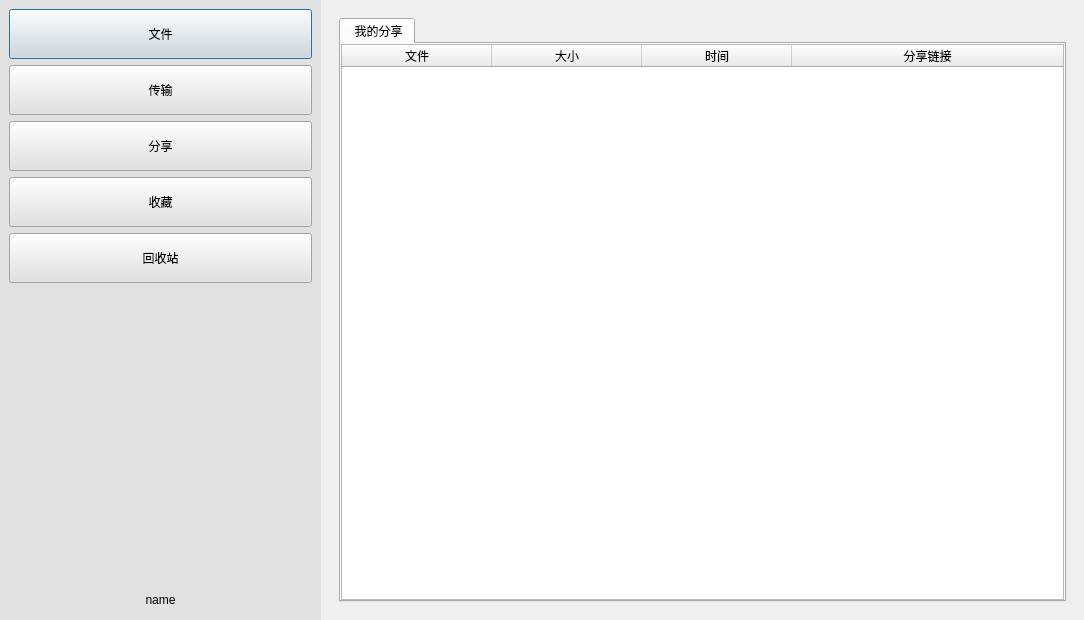
<?xml version="1.0" encoding="UTF-8"?>
<ui version="4.0">
 <class>LoginDialog</class>
 <widget class="QDialog" name="LoginDialog">
  <property name="geometry">
   <rect>
    <x>0</x>
    <y>0</y>
    <width>1084</width>
    <height>620</height>
   </rect>
  </property>
  <property name="windowTitle">
   <string>Dialog</string>
  </property>
  <layout class="QHBoxLayout" name="horizontalLayout">
   <property name="spacing">
    <number>0</number>
   </property>
   <property name="leftMargin">
    <number>0</number>
   </property>
   <property name="topMargin">
    <number>0</number>
   </property>
   <property name="rightMargin">
    <number>0</number>
   </property>
   <property name="bottomMargin">
    <number>0</number>
   </property>
   <item>
    <widget class="QWidget" name="widget" native="true">
     <property name="minimumSize">
      <size>
       <width>321</width>
       <height>0</height>
      </size>
     </property>
     <property name="maximumSize">
      <size>
       <width>321</width>
       <height>16777215</height>
      </size>
     </property>
     <property name="styleSheet">
      <string notr="true">background-color: rgb(225, 225, 225);</string>
     </property>
     <layout class="QVBoxLayout" name="verticalLayout">
      <item>
       <widget class="QPushButton" name="pb_file">
        <property name="minimumSize">
         <size>
          <width>0</width>
          <height>50</height>
         </size>
        </property>
        <property name="text">
         <string>文件</string>
        </property>
        <property name="icon">
         <iconset resource="resource.qrc">
          <normaloff>:/images/file.png</normaloff>:/images/file.png</iconset>
        </property>
        <property name="iconSize">
         <size>
          <width>36</width>
          <height>36</height>
         </size>
        </property>
       </widget>
      </item>
      <item>
       <widget class="QPushButton" name="pb_tram">
        <property name="minimumSize">
         <size>
          <width>0</width>
          <height>50</height>
         </size>
        </property>
        <property name="text">
         <string>传输</string>
        </property>
        <property name="icon">
         <iconset resource="resource.qrc">
          <normaloff>:/images/transmit.ico</normaloff>:/images/transmit.ico</iconset>
        </property>
        <property name="iconSize">
         <size>
          <width>36</width>
          <height>36</height>
         </size>
        </property>
       </widget>
      </item>
      <item>
       <widget class="QPushButton" name="pb_share">
        <property name="minimumSize">
         <size>
          <width>0</width>
          <height>50</height>
         </size>
        </property>
        <property name="text">
         <string>分享</string>
        </property>
        <property name="icon">
         <iconset resource="resource.qrc">
          <normaloff>:/images/share.png</normaloff>:/images/share.png</iconset>
        </property>
        <property name="iconSize">
         <size>
          <width>36</width>
          <height>36</height>
         </size>
        </property>
       </widget>
      </item>
      <item>
       <widget class="QPushButton" name="pb_star">
        <property name="minimumSize">
         <size>
          <width>0</width>
          <height>50</height>
         </size>
        </property>
        <property name="text">
         <string>收藏</string>
        </property>
       </widget>
      </item>
      <item>
       <widget class="QPushButton" name="pb_recyle">
        <property name="minimumSize">
         <size>
          <width>199</width>
          <height>50</height>
         </size>
        </property>
        <property name="maximumSize">
         <size>
          <width>16777215</width>
          <height>50</height>
         </size>
        </property>
        <property name="text">
         <string>回收站</string>
        </property>
       </widget>
      </item>
      <item>
       <spacer name="verticalSpacer">
        <property name="orientation">
         <enum>Qt::Vertical</enum>
        </property>
        <property name="sizeHint" stdset="0">
         <size>
          <width>20</width>
          <height>258</height>
         </size>
        </property>
       </spacer>
      </item>
      <item>
       <widget class="QPushButton" name="pb_name">
        <property name="text">
         <string>name</string>
        </property>
        <property name="icon">
         <iconset resource="resource.qrc">
          <normaloff>:/face/btn_avatar_a54.png</normaloff>:/face/btn_avatar_a54.png</iconset>
        </property>
        <property name="iconSize">
         <size>
          <width>36</width>
          <height>36</height>
         </size>
        </property>
        <property name="flat">
         <bool>true</bool>
        </property>
       </widget>
      </item>
     </layout>
    </widget>
   </item>
   <item>
    <widget class="QWidget" name="wg_content" native="true">
     <layout class="QVBoxLayout" name="verticalLayout_2">
      <item>
       <widget class="QStackedWidget" name="sw_page">
        <property name="currentIndex">
         <number>2</number>
        </property>
        <widget class="QWidget" name="qwg_file">
         <layout class="QVBoxLayout" name="verticalLayout_3">
          <property name="spacing">
           <number>0</number>
          </property>
          <property name="leftMargin">
           <number>0</number>
          </property>
          <property name="topMargin">
           <number>0</number>
          </property>
          <property name="rightMargin">
           <number>0</number>
          </property>
          <property name="bottomMargin">
           <number>0</number>
          </property>
          <item>
           <widget class="QWidget" name="wg_tool" native="true">
            <property name="minimumSize">
             <size>
              <width>741</width>
              <height>52</height>
             </size>
            </property>
            <property name="maximumSize">
             <size>
              <width>741</width>
              <height>52</height>
             </size>
            </property>
            <layout class="QHBoxLayout" name="horizontalLayout_2">
             <item>
              <widget class="QPushButton" name="pb_pre">
               <property name="minimumSize">
                <size>
                 <width>30</width>
                 <height>30</height>
                </size>
               </property>
               <property name="text">
                <string>&lt;</string>
               </property>
               <property name="autoDefault">
                <bool>true</bool>
               </property>
               <property name="flat">
                <bool>true</bool>
               </property>
              </widget>
             </item>
             <item>
              <widget class="QPushButton" name="pb_next">
               <property name="minimumSize">
                <size>
                 <width>30</width>
                 <height>30</height>
                </size>
               </property>
               <property name="text">
                <string>&gt;</string>
               </property>
               <property name="autoDefault">
                <bool>true</bool>
               </property>
               <property name="flat">
                <bool>true</bool>
               </property>
              </widget>
             </item>
             <item>
              <widget class="QLabel" name="lb_find">
               <property name="minimumSize">
                <size>
                 <width>361</width>
                 <height>29</height>
                </size>
               </property>
               <property name="text">
                <string>/</string>
               </property>
              </widget>
             </item>
             <item>
              <spacer name="horizontalSpacer">
               <property name="orientation">
                <enum>Qt::Horizontal</enum>
               </property>
               <property name="sizeHint" stdset="0">
                <size>
                 <width>200</width>
                 <height>20</height>
                </size>
               </property>
              </spacer>
             </item>
             <item>
              <widget class="QPushButton" name="pb_find">
               <property name="minimumSize">
                <size>
                 <width>30</width>
                 <height>30</height>
                </size>
               </property>
               <property name="text">
                <string/>
               </property>
               <property name="icon">
                <iconset resource="resource.qrc">
                 <normaloff>:/images/search.png</normaloff>:/images/search.png</iconset>
               </property>
               <property name="autoDefault">
                <bool>true</bool>
               </property>
               <property name="flat">
                <bool>true</bool>
               </property>
              </widget>
             </item>
             <item>
              <widget class="QPushButton" name="pb_addfile">
               <property name="minimumSize">
                <size>
                 <width>30</width>
                 <height>30</height>
                </size>
               </property>
               <property name="text">
                <string/>
               </property>
               <property name="icon">
                <iconset resource="resource.qrc">
                 <normaloff>:/images/addFile.png</normaloff>:/images/addFile.png</iconset>
               </property>
               <property name="autoDefault">
                <bool>true</bool>
               </property>
               <property name="flat">
                <bool>true</bool>
               </property>
              </widget>
             </item>
            </layout>
           </widget>
          </item>
          <item>
           <widget class="QWidget" name="widget_4" native="true">
            <layout class="QVBoxLayout" name="verticalLayout_4">
             <property name="spacing">
              <number>0</number>
             </property>
             <property name="leftMargin">
              <number>0</number>
             </property>
             <property name="topMargin">
              <number>0</number>
             </property>
             <property name="rightMargin">
              <number>0</number>
             </property>
             <property name="bottomMargin">
              <number>0</number>
             </property>
             <item>
              <widget class="QTableWidget" name="twg_content">
               <property name="minimumSize">
                <size>
                 <width>731</width>
                 <height>531</height>
                </size>
               </property>
               <property name="contextMenuPolicy">
                <enum>Qt::CustomContextMenu</enum>
               </property>
               <property name="editTriggers">
                <set>QAbstractItemView::NoEditTriggers</set>
               </property>
               <property name="selectionBehavior">
                <enum>QAbstractItemView::SelectRows</enum>
               </property>
               <attribute name="horizontalHeaderDefaultSectionSize">
                <number>200</number>
               </attribute>
               <attribute name="horizontalHeaderStretchLastSection">
                <bool>true</bool>
               </attribute>
               <attribute name="verticalHeaderVisible">
                <bool>false</bool>
               </attribute>
               <column>
                <property name="text">
                 <string>文件</string>
                </property>
               </column>
               <column>
                <property name="text">
                 <string>大小</string>
                </property>
               </column>
               <column>
                <property name="text">
                 <string>时间</string>
                </property>
               </column>
              </widget>
             </item>
            </layout>
           </widget>
          </item>
         </layout>
        </widget>
        <widget class="QWidget" name="qwg_tram">
         <layout class="QVBoxLayout" name="verticalLayout_5">
          <item>
           <widget class="QTabWidget" name="tabWidget">
            <property name="currentIndex">
             <number>2</number>
            </property>
            <widget class="QWidget" name="wg_upload">
             <attribute name="title">
              <string>上传中</string>
             </attribute>
             <layout class="QVBoxLayout" name="verticalLayout_6">
              <property name="spacing">
               <number>0</number>
              </property>
              <property name="leftMargin">
               <number>0</number>
              </property>
              <property name="topMargin">
               <number>0</number>
              </property>
              <property name="rightMargin">
               <number>0</number>
              </property>
              <property name="bottomMargin">
               <number>0</number>
              </property>
              <item>
               <widget class="QTableWidget" name="twg_upload">
                <property name="contextMenuPolicy">
                 <enum>Qt::CustomContextMenu</enum>
                </property>
                <property name="editTriggers">
                 <set>QAbstractItemView::NoEditTriggers</set>
                </property>
                <property name="selectionBehavior">
                 <enum>QAbstractItemView::SelectRows</enum>
                </property>
                <attribute name="horizontalHeaderDefaultSectionSize">
                 <number>120</number>
                </attribute>
                <attribute name="horizontalHeaderStretchLastSection">
                 <bool>true</bool>
                </attribute>
                <attribute name="verticalHeaderVisible">
                 <bool>false</bool>
                </attribute>
                <column>
                 <property name="text">
                  <string>文件</string>
                 </property>
                </column>
                <column>
                 <property name="text">
                  <string>大小</string>
                 </property>
                </column>
                <column>
                 <property name="text">
                  <string>时间</string>
                 </property>
                </column>
                <column>
                 <property name="text">
                  <string>速率</string>
                 </property>
                </column>
                <column>
                 <property name="text">
                  <string>进度</string>
                 </property>
                </column>
                <column>
                 <property name="text">
                  <string/>
                 </property>
                </column>
               </widget>
              </item>
             </layout>
            </widget>
            <widget class="QWidget" name="wg_download">
             <attribute name="title">
              <string>下载中</string>
             </attribute>
             <layout class="QVBoxLayout" name="verticalLayout_7">
              <property name="spacing">
               <number>0</number>
              </property>
              <property name="leftMargin">
               <number>0</number>
              </property>
              <property name="topMargin">
               <number>0</number>
              </property>
              <property name="rightMargin">
               <number>0</number>
              </property>
              <property name="bottomMargin">
               <number>0</number>
              </property>
              <item>
               <widget class="QTableWidget" name="twg_download">
                <property name="contextMenuPolicy">
                 <enum>Qt::CustomContextMenu</enum>
                </property>
                <property name="editTriggers">
                 <set>QAbstractItemView::NoEditTriggers</set>
                </property>
                <property name="selectionBehavior">
                 <enum>QAbstractItemView::SelectRows</enum>
                </property>
                <attribute name="horizontalHeaderDefaultSectionSize">
                 <number>120</number>
                </attribute>
                <attribute name="horizontalHeaderStretchLastSection">
                 <bool>true</bool>
                </attribute>
                <attribute name="verticalHeaderVisible">
                 <bool>false</bool>
                </attribute>
                <column>
                 <property name="text">
                  <string>文件</string>
                 </property>
                </column>
                <column>
                 <property name="text">
                  <string>大小</string>
                 </property>
                </column>
                <column>
                 <property name="text">
                  <string>时间</string>
                 </property>
                </column>
                <column>
                 <property name="text">
                  <string>速率</string>
                 </property>
                </column>
                <column>
                 <property name="text">
                  <string>进度</string>
                 </property>
                </column>
                <column>
                 <property name="text">
                  <string/>
                 </property>
                </column>
               </widget>
              </item>
             </layout>
            </widget>
            <widget class="QWidget" name="wg_finish">
             <attribute name="title">
              <string>  已完成</string>
             </attribute>
             <layout class="QVBoxLayout" name="verticalLayout_8">
              <property name="spacing">
               <number>0</number>
              </property>
              <property name="leftMargin">
               <number>0</number>
              </property>
              <property name="topMargin">
               <number>0</number>
              </property>
              <property name="rightMargin">
               <number>0</number>
              </property>
              <property name="bottomMargin">
               <number>0</number>
              </property>
              <item>
               <widget class="QTableWidget" name="twg_finish">
                <property name="contextMenuPolicy">
                 <enum>Qt::CustomContextMenu</enum>
                </property>
                <property name="midLineWidth">
                 <number>2</number>
                </property>
                <property name="editTriggers">
                 <set>QAbstractItemView::NoEditTriggers</set>
                </property>
                <property name="dragDropMode">
                 <enum>QAbstractItemView::NoDragDrop</enum>
                </property>
                <property name="selectionBehavior">
                 <enum>QAbstractItemView::SelectRows</enum>
                </property>
                <attribute name="horizontalHeaderDefaultSectionSize">
                 <number>180</number>
                </attribute>
                <attribute name="horizontalHeaderStretchLastSection">
                 <bool>true</bool>
                </attribute>
                <attribute name="verticalHeaderVisible">
                 <bool>false</bool>
                </attribute>
                <column>
                 <property name="text">
                  <string>文件</string>
                 </property>
                </column>
                <column>
                 <property name="text">
                  <string>大小</string>
                 </property>
                </column>
                <column>
                 <property name="text">
                  <string>时间</string>
                 </property>
                </column>
                <column>
                 <property name="text">
                  <string/>
                 </property>
                </column>
               </widget>
              </item>
             </layout>
            </widget>
           </widget>
          </item>
         </layout>
        </widget>
        <widget class="QWidget" name="qwg_share">
         <layout class="QVBoxLayout" name="verticalLayout_9">
          <item>
           <widget class="QTabWidget" name="twg_share">
            <property name="currentIndex">
             <number>0</number>
            </property>
            <widget class="QWidget" name="tw_share">
             <attribute name="title">
              <string> 我的分享</string>
             </attribute>
             <layout class="QVBoxLayout" name="verticalLayout_10">
              <property name="spacing">
               <number>0</number>
              </property>
              <property name="leftMargin">
               <number>0</number>
              </property>
              <property name="topMargin">
               <number>0</number>
              </property>
              <property name="rightMargin">
               <number>0</number>
              </property>
              <property name="bottomMargin">
               <number>0</number>
              </property>
              <item>
               <widget class="QTableWidget" name="twg_myshare_file">
                <property name="editTriggers">
                 <set>QAbstractItemView::NoEditTriggers</set>
                </property>
                <property name="selectionBehavior">
                 <enum>QAbstractItemView::SelectRows</enum>
                </property>
                <attribute name="horizontalHeaderDefaultSectionSize">
                 <number>150</number>
                </attribute>
                <attribute name="horizontalHeaderStretchLastSection">
                 <bool>true</bool>
                </attribute>
                <attribute name="verticalHeaderVisible">
                 <bool>false</bool>
                </attribute>
                <column>
                 <property name="text">
                  <string>文件</string>
                 </property>
                </column>
                <column>
                 <property name="text">
                  <string>大小</string>
                 </property>
                </column>
                <column>
                 <property name="text">
                  <string>时间</string>
                 </property>
                </column>
                <column>
                 <property name="text">
                  <string>分享链接</string>
                 </property>
                </column>
               </widget>
              </item>
             </layout>
            </widget>
           </widget>
          </item>
         </layout>
        </widget>
       </widget>
      </item>
     </layout>
    </widget>
   </item>
  </layout>
 </widget>
 <resources>
  <include location="resource.qrc"/>
 </resources>
 <connections/>
</ui>
